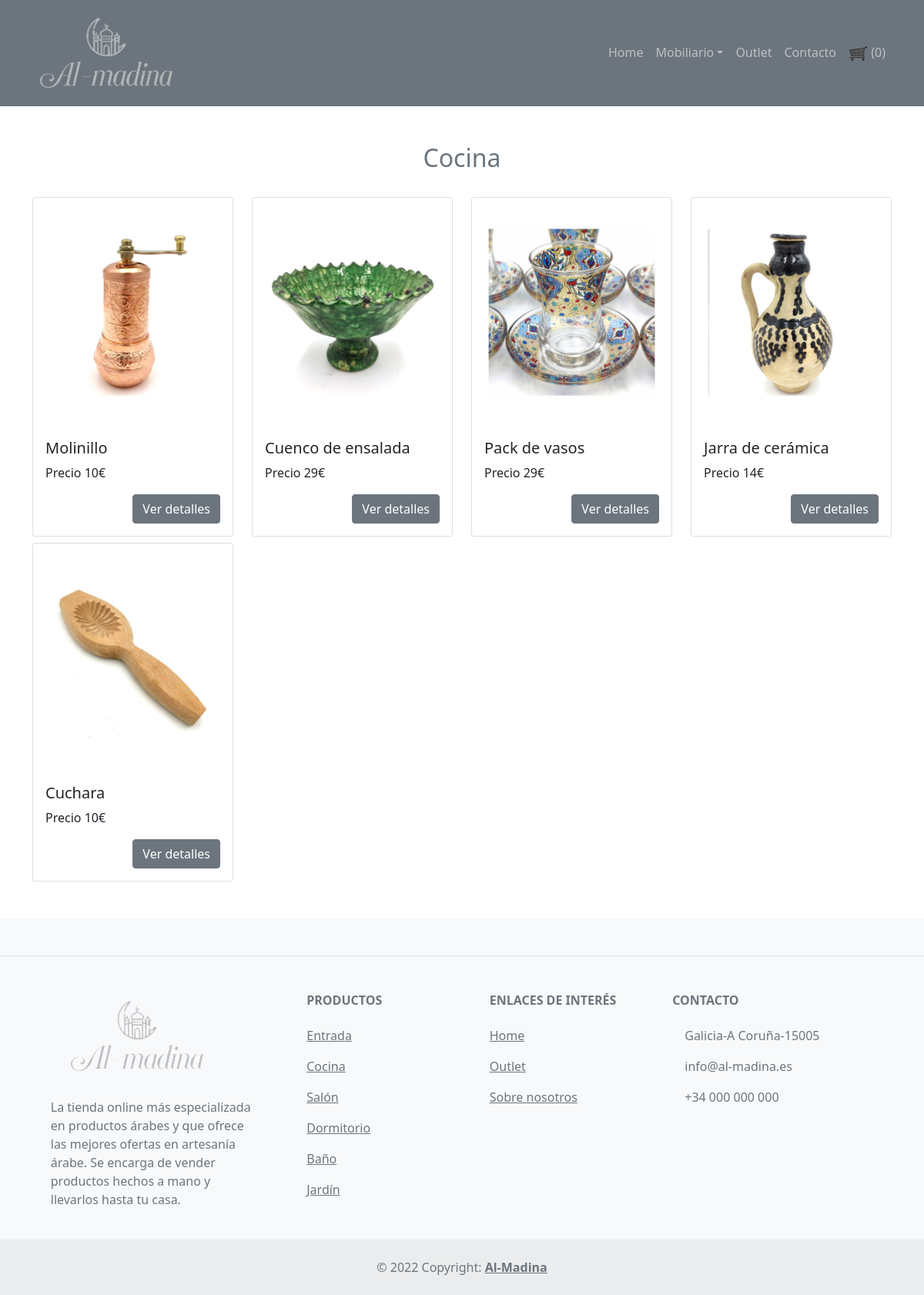
/cocina.php, run on the app's committed database.
### tables this page shows
CREATE TABLE `cocina` (
  `PID` int(20) NOT NULL,
  `PRODUCT` varchar(20) NOT NULL,
  `PRICE` double NOT NULL,
  `IMAGE` varchar(20) NOT NULL,
  `DESCRIPTION` varchar(250) NOT NULL
);

### cocina.php (the view, shortened to what this page needs)
<?php
	include "config.php";
	$data=[];
	$sql="select * from cocina";
	$res=$con->query($sql);
	if($res->num_rows>0){
		while($row=$res->fetch_assoc()){
			$data[]=$row;
		}
	}
?>
<html>
	<head>
		<link rel="stylesheet" href="https://maxcdn.bootstrapcdn.com/bootstrap/4.0.0/css/bootstrap.min.css">
    </head>
    <body>
		<?php include "navbar.php"; ?>
        <div class='container mt-5 pb-5'>
			<h2 class='text-muted mb-4 text-center'>Cocina</h2>
			<div class='row'>
				<?php foreach($data as $row): ?>
					<div class='col-md-3 mt-2'>
						<div class="card">
						  <img class="card-img-top" src="images/<?php echo $row["IMAGE"]; ?>" >
						  <div class="card-body">
							<h5 class="card-title"><?php echo $row["PRODUCT"]; ?></h5>
							<p class="card-text">
								Precio <?php echo $row["PRICE"]; ?>€
							</p>
							<a href="view_details_cocina.php?id=<?php echo $row["PID"]; ?>" class='btn btn-secondary  float-right' >Ver detalles</a>
						  </div>
						</div>
					</div>
				<?php endforeach; ?>
			</div>
		</div>
			<footer class="text-center text-lg-start bg-light text-muted">
		<section class="d-flex justify-content-center justify-content-lg-between p-4 border-bottom">
		</section>
		<section class="">
			<div class="container text-center text-md-start mt-5">
				<div class="row mt-3">
					<div class="col-md-3 col-lg-4 col-xl-3 mx-auto mb-4">
						<h6 class="text-uppercase fw-bold mb-4">
							<i class="fas fa-gem me-3"></i><img src="images/logo1.png">
						</h6>
						<p>
							La tienda online más especializada en productos árabes y que ofrece las mejores ofertas en artesanía árabe. Se encarga de vender productos hechos a mano y llevarlos hasta tu casa.
						</p>
					</div>
					<div class="col-md-2 col-lg-2 col-xl-2 mx-auto mb-4">
						<h6 class="text-uppercase fw-bold mb-4">
							Productos
						</h6>
						<p>
							<a href="index.php" class="text-reset">Entrada</a>
						</p>
						<p>
							<a href="cocina.php" class="text-reset">Cocina</a>
						</p>
						<p>
							<a href="salon.php" class="text-reset">Salón</a>
						</p>
						<p>
							<a href="dormitorio.php" class="text-reset">Dormitorio</a>
						</p>
						<p>
							<a href="baño.php" class="text-reset">Baño</a>
						</p>
						<p>
							<a href="jardin.php" class="text-reset">Jardín</a>
						</p>
					</div>
					<div class="col-md-3 col-lg-2 col-xl-2 mx-auto mb-4">
						<h6 class="text-uppercase fw-bold mb-4">
							Enlaces de interés
						</h6>
						<p>
							<a href="home.php" class="text-reset">Home</a>
						</p>
						<p>
							<a href="outlet.php" class="text-reset">Outlet</a>
						</p>
						<p>
							<a href="#" class="text-reset">Sobre nosotros</a>
						</p>
					</div>
					<div class="col-md-4 col-lg-3 col-xl-3 mx-auto mb-md-0 mb-4">
						<h6 class="text-uppercase fw-bold mb-4">Contacto</h6>
						<p><i class="fas fa-home me-3"></i>Galicia-A Coruña-15005</p>
						<p>
							info@al-madina.es
						</p>
						<p><i class="fas fa-phone me-3"></i> +34 000 000 000</p>
					</div>
				</div>
			</div>
		</section>
		<div class="text-center p-4" style="background-color: rgba(0, 0, 0, 0.05);">
			© 2022 Copyright:
			<a class="text-reset fw-bold" href="home.php">Al-Madina</a>
		</div>
	</footer>
    </body>
</html>

### data on the page
cocina: IMAGE (picture), PRODUCT "Molinillo", PRICE "10"
cocina: IMAGE (picture), PRODUCT "Cuenco de ensalada", PRICE "29"
cocina: IMAGE (picture), PRODUCT "Pack de vasos", PRICE "29"
cocina: IMAGE (picture), PRODUCT "Jarra de cerámica", PRICE "14"
cocina: IMAGE (picture), PRODUCT "Cuchara", PRICE "10"

### other printed values
$cart->get_cart_count() "0"
